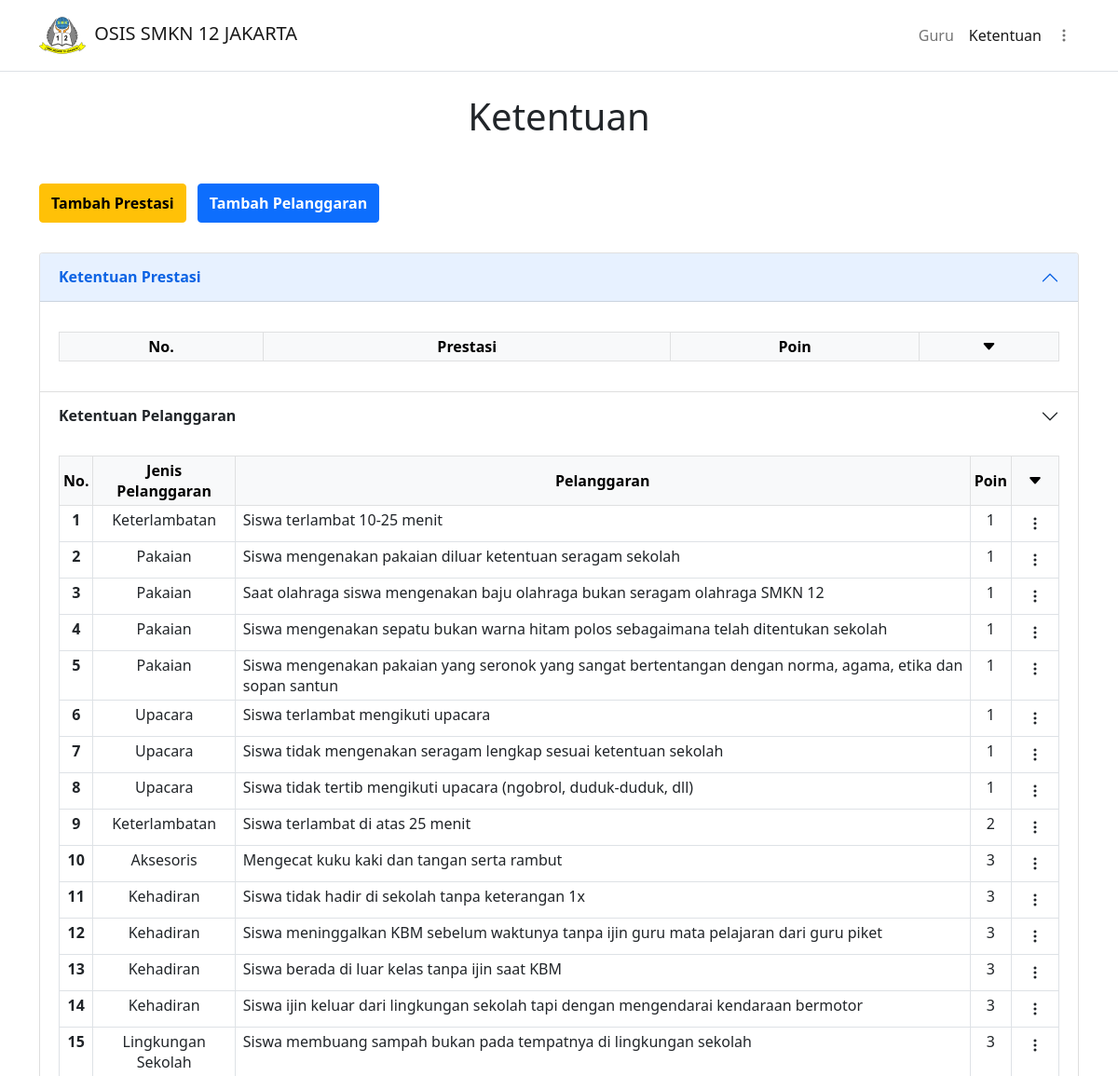
Before: /php/ktnpelanggaran.php (signed in, upper part) with the older database file.
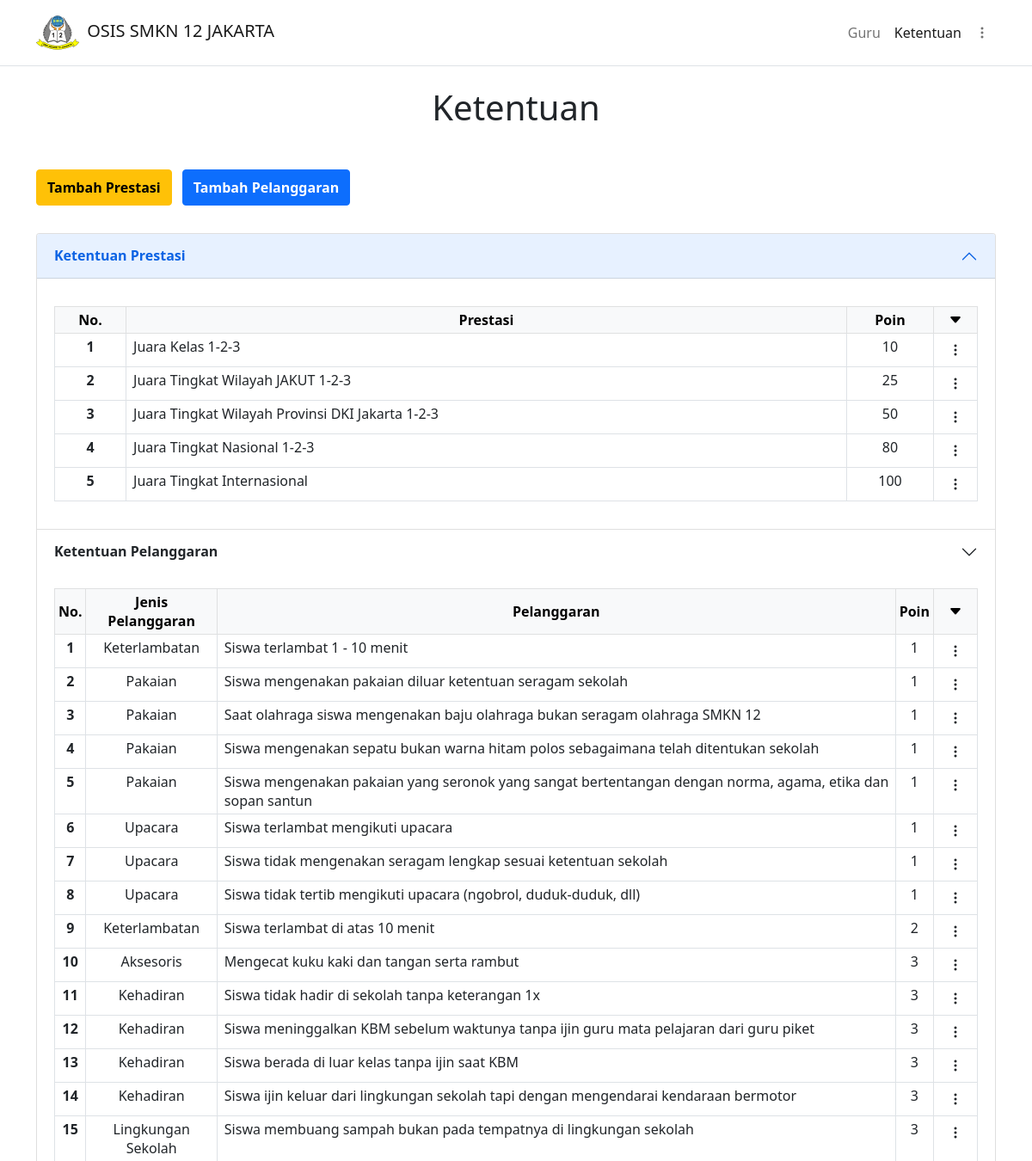
After: the same page with the newer database file.
### tables this page shows
CREATE TABLE `ket_pelanggaran` (
  `id_pelanggaran` int(11) NOT NULL,
  `jenis_pelanggaran` varchar(255) NOT NULL,
  `det_pelanggaran` varchar(255) NOT NULL,
  `poin_pelanggaran` int(2) NOT NULL,
  `created_at` timestamp NOT NULL DEFAULT current_timestamp() ON UPDATE current_timestamp()
);

CREATE TABLE `ket_prestasi` (
  `id_prestasi` int(11) NOT NULL,
  `det_prestasi` varchar(255) NOT NULL,
  `poin_prestasi` int(3) NOT NULL,
  `waktu_dibuat` timestamp NOT NULL DEFAULT current_timestamp() ON UPDATE current_timestamp()
);

### php/functions.php (called while the page is built, shortened)
<?php
$conn = mysqli_connect("localhost", "root", "", "pelanggaran_siswa");
function query($query)
{
    global $conn;
    $result = mysqli_query($conn, $query);
    $rows = [];
    while ($row = mysqli_fetch_assoc($result)) {
        $rows[] = $row;
    }
    return $rows;
}

### php/ktnpelanggaran.php (the view, shortened to what this page needs)
<?php
if (isset($_SESSION["guru"])) {
    $guru = "hidden";
} else {
    $guru = "";
}
if (isset($_SESSION["osis"])) {
    $osis = "hidden";
} else {
    $osis = "";
}
if (isset($_SESSION["siswa"])) {
    $siswa = "hidden";
    $link = "./data_siswa.php?id=" . $_SESSION["id_siswa"];
} else {
    $siswa = "";
    $link = "./../index.php";
}
include('./functions.php');
$ktnpelanggaran = query("SELECT * FROM ket_pelanggaran");
$ktnprestasi = query("SELECT * FROM ket_prestasi");
?>
<html lang="en">
<head>
    <link href="https://cdn.jsdelivr.net/npm/bootstrap@5.0.2/dist/css/bootstrap.min.css" rel="stylesheet">
    <link rel="stylesheet" href="https://cdn.jsdelivr.net/npm/bootstrap-icons@1.7.2/font/bootstrap-icons.css">
    <link rel="stylesheet" href="../css/umum.css">
</head>
<body>
    <nav class="navbar navbar-expand-lg navbar-light border-bottom">
        <div class="container-lg">
            <a href="<?= $link; ?>" class="navbar-brand align-items-center ">
                <img src="./../img/logosmk12.png" style="width:50px;height:50px">
                <h5 class=" ms-1 d-inline">OSIS SMKN 12 JAKARTA</h5>
            </a>
            <div class="collapse navbar-collapse justify-content-end align-items-center" id="main-nav">
                <ul class="navbar-nav">
                    <li class="navbar-item">
                        <a href="./guru.php" class="nav-link" <?= $guru; ?><?= $osis; ?><?= $siswa; ?>>Guru</a>
                    </li>
                    <li class="navbar-item">
                        <a href="./ktnpelanggaran.php" class="nav-link active">Ketentuan</a>
                    </li>
                    <li class="nav-item dropdown mt-1">
                        <a class="nav-link" href="#" id="navbarDropdown" role="button" data-bs-toggle="dropdown" aria-expanded="false">
                            <span class="d-md-none">Menu</span><i class="bi bi-three-dots-vertical"></i>
                        </a>
                    </li>
                </ul>
            </div>
        </div>
    </nav>
    <section>
        <div class="container-lg">
            <div class="my-4">
                <h1 class="text-center">Ketentuan</h1>
            </div>
            <div class="mt-5 mb-4">
                <button class="btn btn-warning fw-bold mb-2 me-2 py-2" data-bs-toggle="modal" data-bs-target="#tambah_prestasi" <?= $osis; ?><?= $siswa; ?>>Tambah Prestasi</button>
                <button class="btn btn-primary fw-bold mb-2 py-2" data-bs-toggle="modal" data-bs-target="#tambah_plgr" <?= $osis; ?><?= $siswa; ?>>Tambah Pelanggaran</button>
            </div>
            <div class="accordion">
                <div class="accordion-item">
                    <h2 class="accordion-header">
                        <button class="accordion-button" type="button" data-bs-toggle="collapse" data-bs-target="#ket_prestasi" aria-expanded="true" aria-controls="ket_prestasi">
                            <b>Ketentuan Prestasi</b>
                        </button>
                    </h2>
                    <div id="ket_prestasi" class="accordion-collapse collapse show" aria-labelledby="ketPrestasi">
                        <div class="accordion-body">
                            <div class="table-responsive-sm mt-3">
                                <table class="table table-sm table-bordered text-center table-align-center">
                                    <thead class="table-light">
                                        <th class="align-middle">No.</th>
                                        <th class="align-middle">Prestasi</th>
                                        <th class="align-middle">Poin</th>
                                        <th class="align-middle" <?= $osis; ?><?= $siswa; ?>><i class="bi bi-caret-down-fill"></i></th>
                                    </thead>
                                    <?php $nomor = 1; ?>
                                    <?php foreach ($ktnprestasi as $prestasi) : ?>
                                        <tbody>
                                            <th><?= $nomor++; ?></th>
                                            <td class="text-start ps-2"><?= ucfirst($prestasi["det_prestasi"]); ?></td>
                                            <td><?= $prestasi["poin_prestasi"]; ?></td>
                                            <td style="width:3rem;" <?= $osis; ?><?= $siswa; ?>>
                                                <div class="dropdown">
                                                    <button class="btn" type="button" id="actionMenu" data-bs-toggle="dropdown" aria-expanded="false">
                                                        <i class="bi bi-three-dots-vertical"></i>
                                                    </button>
                                                </div>
                                            </td>
                                        </tbody>
                                    <?php endforeach; ?>
                                </table>
                            </div>
                        </div>
                    </div>
                </div>
                <div class="accordion-item">
                    <h2 class="accordion-header">
                        <button class="accordion-button collapsed" type="button" data-bs-toggle="collapse" data-bs-target="#ketPlgr" aria-expanded="false" aria-controls="ketPlgr">
                            <b>Ketentuan Pelanggaran</b>
                        </button>
                    </h2>
                    <div id="ketPlgr" class="accordion-collapse collapse show" aria-labelledby="ketPlgr">
                        <div class="accordion-body">
                            <div class="table-responsive-sm">
                                <table class="table table-sm table-bordered text-center table-align-center">
                                    <thead class="table-light text-center">
                                        <th class="align-middle">No.</th>
                                        <th class="align-middle">Jenis Pelanggaran</th>
                                        <th class="align-middle">Pelanggaran</th>
                                        <th class="align-middle">Poin</th>
                                        <th class="align-middle" <?= $osis; ?><?= $siswa; ?>><i class="bi bi-caret-down-fill"></i></th>
                                    </thead>
                                    <?php
                                    $batas = 25;
                                    $halaman = isset($_GET["halaman"]) ? (int)$_GET["halaman"] : 1;
                                    $halaman_awal = ($halaman > 1) ? ($halaman * $batas) - $batas : 0;
                                    $data_kntplgr = query("SELECT * FROM ket_pelanggaran ORDER BY poin_pelanggaran LIMIT $halaman_awal, $batas");
                                    $nomor = $halaman_awal + 1;
                                    ?>
                                    <?php foreach ($data_kntplgr as $plgr) : ?>
                                        <tbody>
                                            <th><?= $nomor++; ?></th>
                                            <td><?= ucwords($plgr["jenis_pelanggaran"]); ?></td>
                                            <td class="text-start ps-2"><?= ucfirst($plgr["det_pelanggaran"]); ?></td>
                                            <td><?= $plgr["poin_pelanggaran"]; ?></td>
                                            <td style="width:3rem;" <?= $osis; ?><?= $siswa; ?>>
                                                <div class="dropdown">
                                                    <button class="btn" type="button" id="actionMenu" data-bs-toggle="dropdown" aria-expanded="false">
                                                        <i class="bi bi-three-dots-vertical"></i>
                                                    </button>
                                                </div>
                                            </td>
                                        </tbody>
                                    <?php endforeach; ?>
                                </table>
                            </div>
                        </div>
                    </div>
                </div>
            </div>
    </section>
</body>
</html>

### css/umum.css (style rules this page uses)
html { user-select: none; }
html, body, section, footer { padding: 0; margin: 0; overflow-x: hidden; }
a { text-decoration: none; color: black; }

Changed rows visible on the page:
added ket_prestasi: det_prestasi "Juara Kelas 1-2-3", poin_prestasi "10"
added ket_prestasi: det_prestasi "Juara Tingkat Wilayah JAKUT 1-2-3", poin_prestasi "25"
added ket_prestasi: det_prestasi "Juara Tingkat Wilayah Provinsi DKI Jakarta 1-2-3", poin_prestasi "50"
added ket_prestasi: det_prestasi "Juara Tingkat Nasional 1-2-3", poin_prestasi "80"
added ket_prestasi: det_prestasi "Juara Tingkat Internasional", poin_prestasi "100"
changed ket_pelanggaran: det_pelanggaran "Siswa terlambat 10-25 menit" → "Siswa terlambat 1 - 10 menit"
changed ket_pelanggaran: det_pelanggaran "Siswa terlambat di atas 25 menit" → "Siswa terlambat di atas 10 menit"
